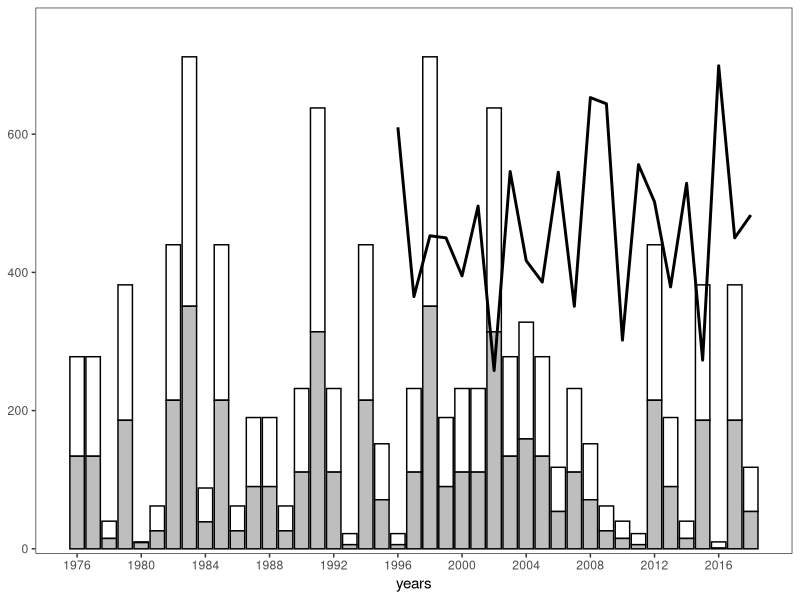

R code for this plot:
## An example of a ggplot barplot for the inshore TAC and landings figure

df <- NULL

# year data
df$years <- 1976:2018

# TAC data
df$TAC <- round(rnorm(length(1976:2018), mean = 10, sd=5), 0)^2

# landings(?) data
df$landings <- abs(df$TAC - 10)

# switch from a list to a dataframe
df <- as.data.frame(df)

# melt the dataframe so that it's in long format (TAC and landings in one column, but labelled by type in another column)
df <- reshape2::melt(df, id.vars = "years")

# here's the line to overplot on the data. It gets lined up with the data in a new column of the dataframe.
df$otherline <- c(rep(NA, 20), round(rnorm(n=23, mean=500, sd=100), 0)) # length is 43, but it gets repeated twice since we're in long format

require(ggplot2)

ggplot() + geom_bar(data=df, aes(years, value, fill=variable), colour="black", stat="identity") + # plots the bars
  theme_bw() + theme(panel.grid=element_blank()) + # white background, no gridlines
  geom_line(data=df, aes(years, otherline), lwd=1) + # adds the overlay line
  scale_fill_manual(values=c("white", "grey"), guide=F) + # sets the colours of the bars, and hides the legend. Replace this line with the # lines at the end if you want to keep the legend...  
  ylab(NULL) + # no y label please, or maybe you want ylab("Tonnes") or something?
  scale_y_continuous(expand = expand_scale(mult = c(0.01,0.1))) + # 
  scale_x_continuous(breaks=seq(1976,2018,4)) #+
  #scale_fill_manual(values=c("white", "grey"), labels=c("A", "B"), name="Type") +
  #theme(legend.position=c(0.9, 0.2)) # play with the location if you want it inside the plotting panel
                     